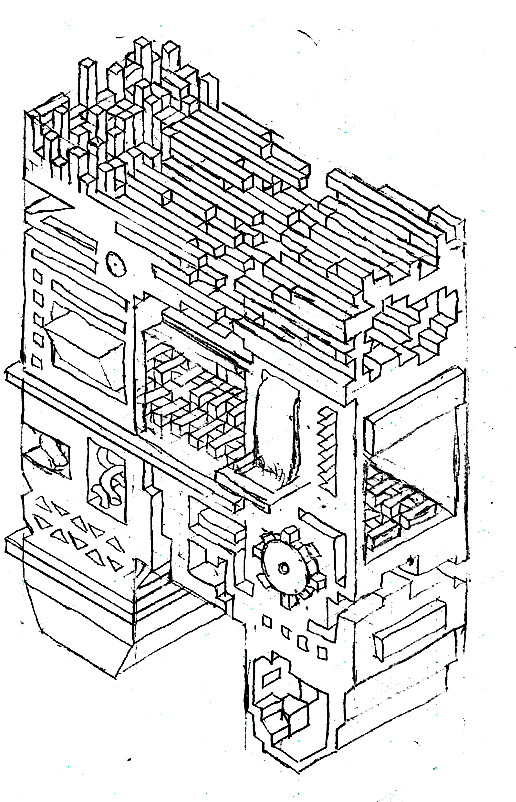
#> input picture docs/isometric/python/test.png, 516 x 802 px, found by its file name
$ python contour.py
#> lines starting #> are read from the running program, lines starting #| are printed output that depends on the picture; after the words box and inside, x2 and y2 are one past the last pixel; in counts of white or black regions, pixels touching at a corner belong together
import cv2
import numpy as np
from skimage.morphology import skeletonize
from svgwrite import Drawing

def simplify_contour(contour, epsilon_factor=0.01):
    # Calculate the perimeter of the contour
    perimeter = cv2.arcLength(contour, True)
    # Apply the Douglas-Peucker algorithm to simplify the contour
    epsilon = epsilon_factor * perimeter
    return cv2.approxPolyDP(contour, epsilon, True)

def image_to_svg(image_path, svg_path, epsilon_factor=0.01):
    # Load the image in grayscale
#> called with image_path = 'src/vanilla/python/test.png', svg_path = 'src/vanilla/python/output.svg', epsilon_factor = 0.01
    image = cv2.imread(image_path, cv2.IMREAD_GRAYSCALE)
#> image: shape (802, 516); min 0, max 255, mean 223.4

    # Threshold the image to binary (black and white)
    _, binary = cv2.threshold(image, 20, 255, cv2.THRESH_BINARY_INV)
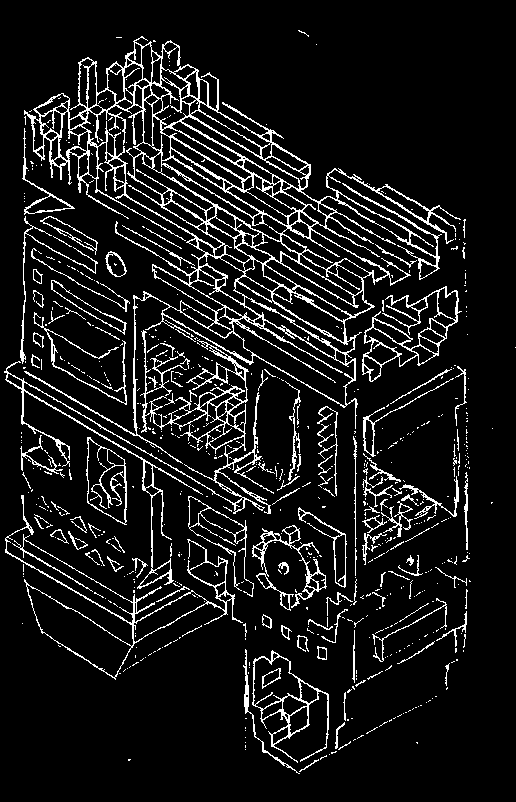
#> binary: shape (802, 516); 9.5% white in thin lines or dots

    cv2.imwrite("src/vanilla/python/binary.png", binary)

    # Skeletonize the binary image
    skeleton = skeletonize(binary // 255)  # Convert to 0/1 before skeletonizing
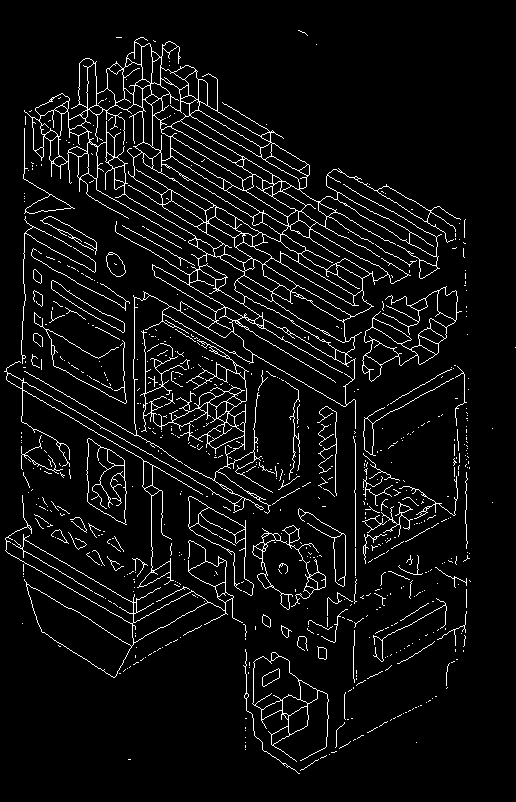
#> skeleton: shape (802, 516) bool; 5.6% white in thin lines or dots

    # Convert back to 8-bit for contour detection
    skeleton = (skeleton * 255).astype(np.uint8)
#> skeleton: shape (802, 516); 5.6% white in thin lines or dots

    # Find contours in the skeletonized image
    contours, _ = cv2.findContours(skeleton, cv2.RETR_LIST, cv2.CHAIN_APPROX_SIMPLE)
#> contours = 961 contours, 720 with area under 20; largest, box (x1, y1, x2, y2) and area: (24, 37, 461, 464) 54328, (5, 495, 243, 678) 5958, (231, 317, 355, 407) 4373, (4, 330, 273, 588) 3946, (81, 104, 223, 249) 3798

    # [7 lines of commented-out code are left out]
    height, width = image.shape
#> height = 802; width = 516
    dwg = Drawing(svg_path, profile='tiny', size=(width, height))

    # Convert each contour into an SVG path
    for contour in contours:
        # Simplify the contour
        simplified_contour = simplify_contour(contour, epsilon_factor)

        # Create an SVG path string from the simplified contour points
        path_data = "M " + " L ".join(f"{point[0][0]},{point[0][1]}" for point in simplified_contour) + " Z"
        dwg.add(dwg.path(d=path_data, fill="none", stroke="black", stroke_width=1))

    # Save the SVG file
    dwg.save()
    print(f"SVG saved to {svg_path}")

# Example usage:
image_to_svg('src/vanilla/python/test.png', 'src/vanilla/python/output.svg')
#> (the call stopped at in image_to_svg, `dwg = Drawing(svg_path, profile='tiny', size=(width, height))`: svgwrite is not available in this run)
